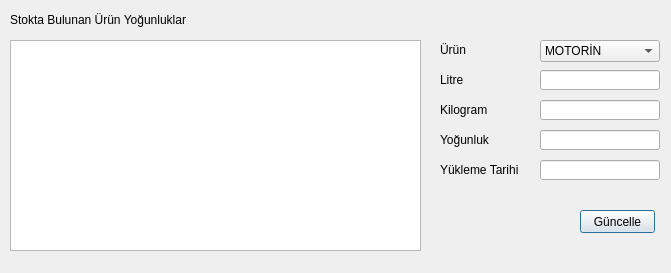
<?xml version="1.0" encoding="UTF-8"?>
<ui version="4.0">
 <class>YogunlukGuncelle</class>
 <widget class="QDialog" name="YogunlukGuncelle">
  <property name="geometry">
   <rect>
    <x>0</x>
    <y>0</y>
    <width>671</width>
    <height>273</height>
   </rect>
  </property>
  <property name="windowTitle">
   <string>Yoğunluk Güncelle</string>
  </property>
  <widget class="QListWidget" name="listWidget">
   <property name="geometry">
    <rect>
     <x>10</x>
     <y>40</y>
     <width>411</width>
     <height>211</height>
    </rect>
   </property>
  </widget>
  <widget class="QLabel" name="label">
   <property name="geometry">
    <rect>
     <x>10</x>
     <y>10</y>
     <width>211</width>
     <height>20</height>
    </rect>
   </property>
   <property name="text">
    <string>Stokta Bulunan Ürün Yoğunluklar</string>
   </property>
  </widget>
  <widget class="QLabel" name="label_2">
   <property name="geometry">
    <rect>
     <x>440</x>
     <y>40</y>
     <width>80</width>
     <height>20</height>
    </rect>
   </property>
   <property name="text">
    <string>Ürün</string>
   </property>
  </widget>
  <widget class="QComboBox" name="comboBox">
   <property name="geometry">
    <rect>
     <x>540</x>
     <y>40</y>
     <width>120</width>
     <height>22</height>
    </rect>
   </property>
   <item>
    <property name="text">
     <string>MOTORİN</string>
    </property>
   </item>
   <item>
    <property name="text">
     <string>RME 180</string>
    </property>
   </item>
   <item>
    <property name="text">
     <string>RMG 380</string>
    </property>
   </item>
  </widget>
  <widget class="QLabel" name="label_3">
   <property name="geometry">
    <rect>
     <x>440</x>
     <y>70</y>
     <width>80</width>
     <height>20</height>
    </rect>
   </property>
   <property name="text">
    <string>Litre</string>
   </property>
  </widget>
  <widget class="QLineEdit" name="lineEdit">
   <property name="geometry">
    <rect>
     <x>540</x>
     <y>70</y>
     <width>120</width>
     <height>20</height>
    </rect>
   </property>
  </widget>
  <widget class="QLineEdit" name="lineEdit_2">
   <property name="geometry">
    <rect>
     <x>540</x>
     <y>100</y>
     <width>120</width>
     <height>20</height>
    </rect>
   </property>
  </widget>
  <widget class="QLabel" name="label_4">
   <property name="geometry">
    <rect>
     <x>440</x>
     <y>100</y>
     <width>80</width>
     <height>20</height>
    </rect>
   </property>
   <property name="text">
    <string>Kilogram</string>
   </property>
  </widget>
  <widget class="QLineEdit" name="lineEdit_3">
   <property name="geometry">
    <rect>
     <x>540</x>
     <y>130</y>
     <width>120</width>
     <height>20</height>
    </rect>
   </property>
  </widget>
  <widget class="QLabel" name="label_5">
   <property name="geometry">
    <rect>
     <x>440</x>
     <y>130</y>
     <width>80</width>
     <height>20</height>
    </rect>
   </property>
   <property name="text">
    <string>Yoğunluk</string>
   </property>
  </widget>
  <widget class="QLineEdit" name="lineEdit_4">
   <property name="geometry">
    <rect>
     <x>540</x>
     <y>160</y>
     <width>120</width>
     <height>20</height>
    </rect>
   </property>
  </widget>
  <widget class="QLabel" name="label_6">
   <property name="geometry">
    <rect>
     <x>440</x>
     <y>160</y>
     <width>80</width>
     <height>20</height>
    </rect>
   </property>
   <property name="text">
    <string>Yükleme Tarihi</string>
   </property>
  </widget>
  <widget class="QPushButton" name="pushButton">
   <property name="geometry">
    <rect>
     <x>580</x>
     <y>210</y>
     <width>75</width>
     <height>23</height>
    </rect>
   </property>
   <property name="text">
    <string>Güncelle</string>
   </property>
  </widget>
 </widget>
 <resources/>
 <connections/>
</ui>
